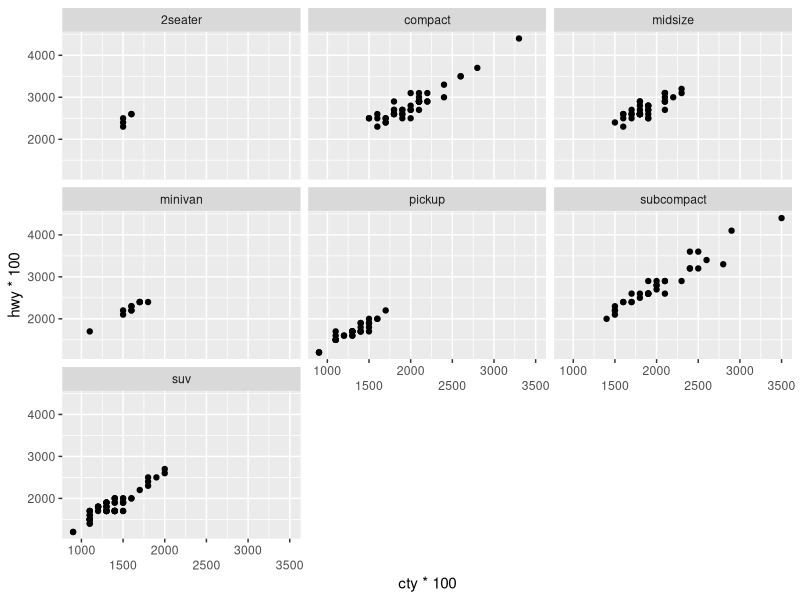
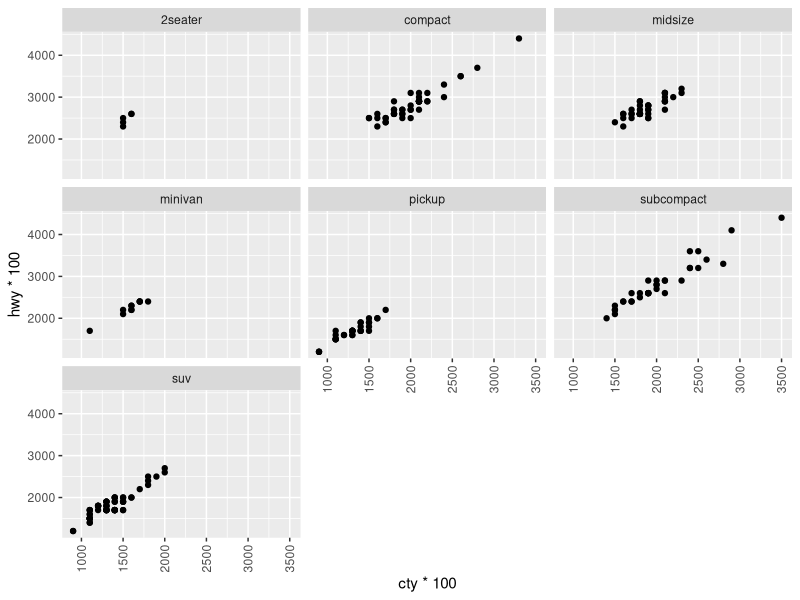
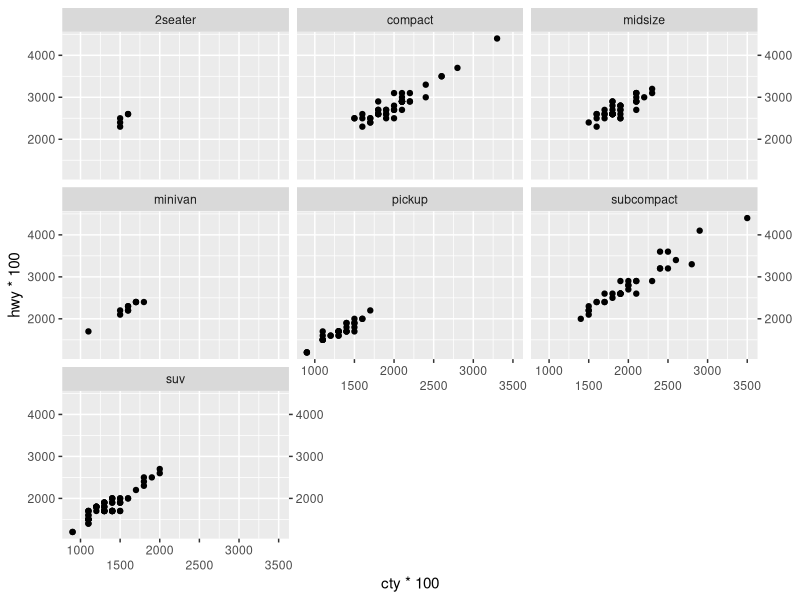

Recreate these plots in R, in order.
library(ggplot2)


### Name: guide_axis
### Title: Axis guide
### Aliases: guide_axis

### ** Examples

# plot with overlapping text
p <- ggplot(mpg, aes(cty * 100, hwy * 100)) +
  geom_point() +
  facet_wrap(vars(class))

# axis guides can be customized in the scale_* functions or
# using guides()
p + scale_x_continuous(guide = guide_axis(n.dodge = 2))
p + guides(x = guide_axis(angle = 90))

# can also be used to add a duplicate guide
p + guides(x = guide_axis(n.dodge = 2), y.sec = guide_axis())





